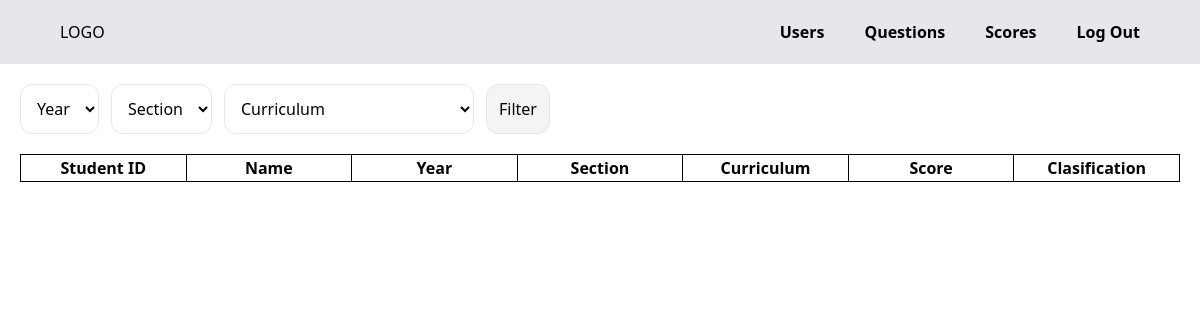
The page /admin/scores.php (signed in) on the database as committed earlier.
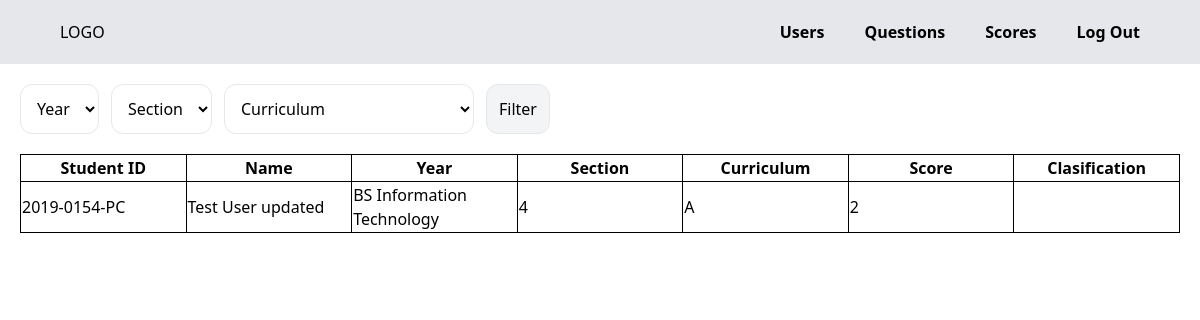
The same page on the database as committed later.
### tables this page shows
CREATE TABLE `scores` (
  `scores_id` int(11) NOT NULL,
  `student_id` varchar(255) NOT NULL,
  `name` varchar(255) NOT NULL,
  `curriculum` varchar(255) NOT NULL,
  `year` varchar(255) NOT NULL,
  `section` varchar(255) NOT NULL,
  `score` varchar(255) NOT NULL,
  `classification` varchar(255) NOT NULL
);

### admin/scores.php (the view, shortened to what this page needs)
<!DOCTYPE html>
<html lang="en">
<head>
    <script src="https://cdn.tailwindcss.com"></script>
</head>
<body>
    <div class="w-full flex flex-row justify-between p-5 bg-gray-200">
        <div class="ml-10">
            LOGO
        </div>
        <div class="mr-10">
            <li class="flex flex-row gap-10 items-center">
                <ul><a class="hover:underline font-bold" href="./users.php">Users</a></ul>
                <ul><a class="hover:underline font-bold" href="./questions.php">Questions</a></ul>
                <ul><a class="hover:underline font-bold" href="./scores.php">Scores</a></ul>
                <ul><a class="hover:underline font-bold" href="./functions/logout.php">Log Out</a></ul>
            </li>
        </div>
    </div>
    <div class="flex flex-col justify-center gap-5 p-5" >
            <div>
                <form class="flex gap-3">
                    <select class="p-3 bg-white border rounded-xl border-solid" name="year" placeholder="Year">
                        <option selected hidden value="">Year</option>
                    </select>
                    <select class="p-3 bg-white border rounded-xl border-solid" name="section" placeholder="Section">
                        <option selected hidden value="">Section</option>
                    </select>
                    <select class="p-3 bg-white border rounded-xl border-solid" name="curriculum" placeholder="Year">
                        <option selected hidden value="">Curriculum</option>
                    </select>
                    <input class="bg-gray-100 p-3 border rounded-xl hover:bg-gray-300 " name="filter" type="submit" value="Filter">
                </form>
            </div>
            <div>
                <table class="table-fixed border border-1 border-solid w-full">
                    <tr>
                        <th>Student ID</th>
                        <th>Name</th>
                        <th>Year</th>
                        <th>Section</th>
                        <th>Curriculum</th>
                        <th>Score</th>
                        <th>Clasification</th>
                    </tr>
                    <?php
                        include "./functions/db.php";
                        if(isset($_GET['year']) && isset($_GET['curriculum']) && isset($_GET['section'])){
                            $year = $_GET['year'];
                            $curriculum = $_GET['curriculum'];
                            $section = $_GET['section'];
                            $query = "SELECT * FROM scores WHERE year='$year' AND section='$section' AND curriculum='$curriculum'";
                        }else{
                            $query = "SELECT * FROM scores";
                        }
                        $result = mysqli_query($conn, $query);
                        if(mysqli_num_rows($result) > 0){
                            while($row = mysqli_fetch_assoc($result)){
                    ?>
                    <tr>
                        <td><?php echo $row['student_id'] ?></td>
                        <td><?php echo $row['name'] ?></td>
                        <td><?php echo $row['curriculum'] ?></td>
                        <td><?php echo $row['year'] ?></td>
                        <td><?php echo $row['section'] ?></td>
                        <td><?php echo $row['score'] ?></td>
                        <td><?php echo $row['clasification'] ?></td>
                    </tr>
                    <?php
                            }
                        }
                    ?>
                </table>
            </div>
        </div>
</body>
</html>

### admin/scores.php (style rules this page uses)
table, th, td, tr { border: 1px solid black; border-collapse: collapse; }

Rows that differ between the two databases and show on the page:
added scores: student "2019-0154-PC", name "Test User updated", curriculum "BS Information Technology", year "4", section "A", score "2"
